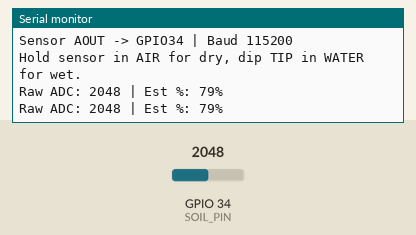
Simulated run of this sketch. Board: ESP32. Shown: the last lines printed to the serial monitor. The inputs (shaded band) are chosen by the test bench; at power-on: GPIO 34 (SOIL_PIN) = 2048.

Above: at 1.7 s.
1.8 s: GPIO 34 (SOIL_PIN) set to 2866
At 2.3 s:
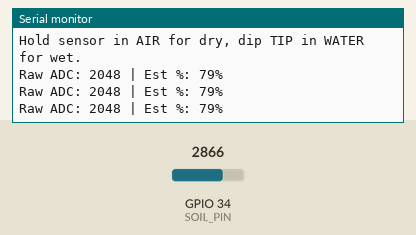
3.3 s: GPIO 34 (SOIL_PIN) set to 3603
At 4.0 s:
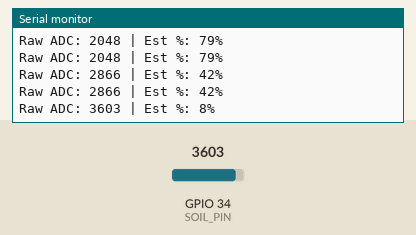
Timing chart, 0 to 6.3 s (numbered marks = the images above; inputs shaded):
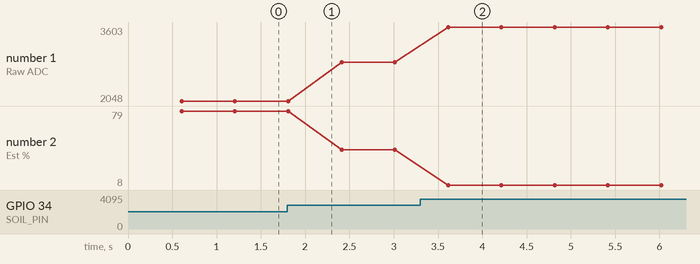

The sketch:

calibration.ino
```cpp
/*
  Plant Watering System — Calibration Sketch
  ESP32 DevKit V1 + Capacitive Soil Moisture Sensor on GPIO34 (ADC1)

  Purpose:
    - Find your sensor's DRY_ADC (in air) and WET_ADC (in water)
    - Prints raw ADC (0-4095) + estimated % every 500ms

  Wiring:
    Sensor VCC -> ESP32 3V3
    Sensor GND -> ESP32 GND
    Sensor AOUT -> ESP32 GPIO34 (ADC1_CH6)

  Usage:
    1. Upload, open Serial Monitor @115200
    2. Note value with sensor in air  -> DRY_ADC
    3. Note value with tip in water   -> WET_ADC
    4. Update DRY_ADC/WET_ADC in main firmware

  Docs: docs/firmware-setup.md, docs/circuit.md
*/

const int SOIL_PIN = 34; // ADC1 — must be 32-39 when Wi-Fi is on

// Temporary guess — replace after measuring!
const int DRY_GUESS = 3800;
const int WET_GUESS = 1600;

void setup() {
  Serial.begin(115200);
  delay(500);
  pinMode(SOIL_PIN, INPUT);
  Serial.println("\n=== Soil Moisture Calibration ===");
  Serial.println("Sensor AOUT -> GPIO34 | Baud 115200");
  Serial.println("Hold sensor in AIR for dry, dip TIP in WATER for wet.\n");
}

void loop() {
  // 10-sample average to denoise
  long sum = 0;
  for (int i = 0; i < 10; i++) {
    sum += analogRead(SOIL_PIN);
    delay(10);
  }
  int raw = sum / 10;
  int pct = map(raw, DRY_GUESS, WET_GUESS, 0, 100);
  pct = constrain(pct, 0, 100);

  Serial.print("Raw ADC: ");
  Serial.print(raw);
  Serial.print(" | Est %: ");
  Serial.print(pct);
  Serial.println("%");

  delay(500);
}
```

Measured:
- after the input at 3.3 s, the serial monitor: prints a new line after 0.31 s (image 2)
- plotted number 1: 2048 → 2866 after the input at 1.8 s, 2866 → 3603 after the input at 3.3 s
- plotted number 2: 79 → 42 after the input at 1.8 s, 42 → 8 after the input at 3.3 s
